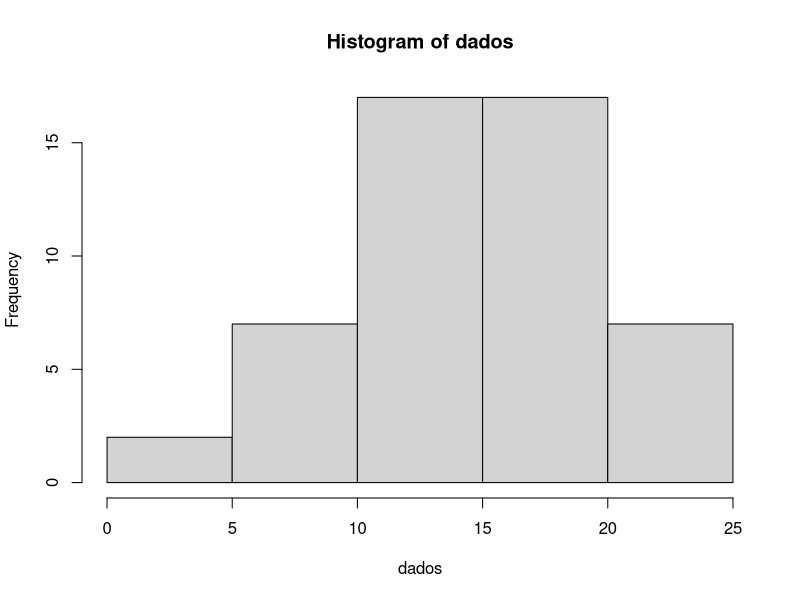
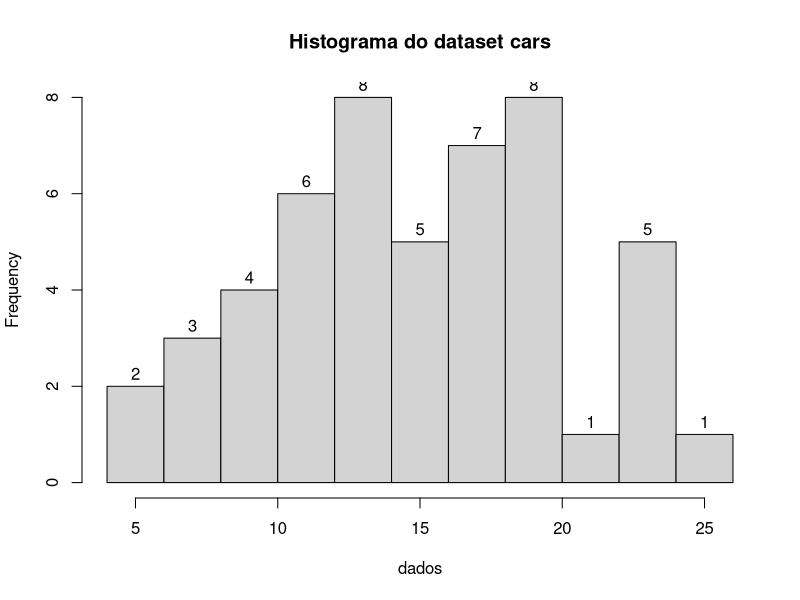
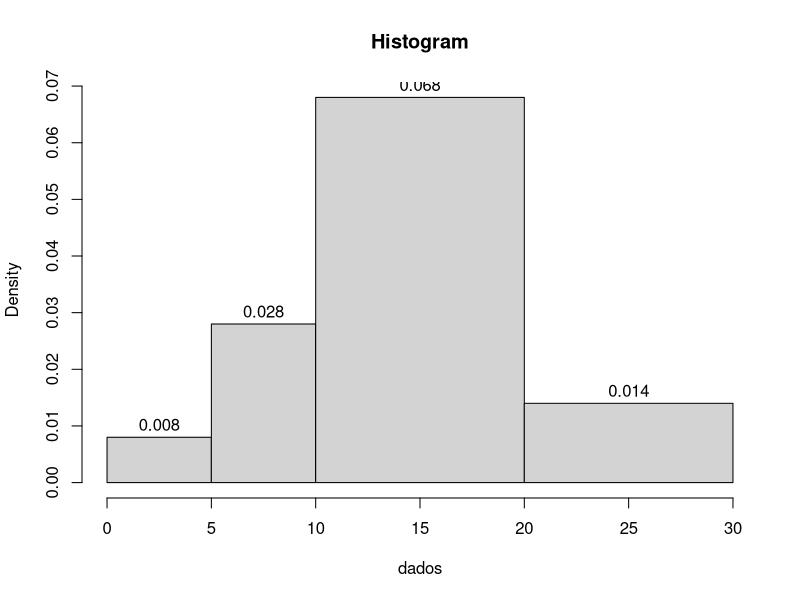
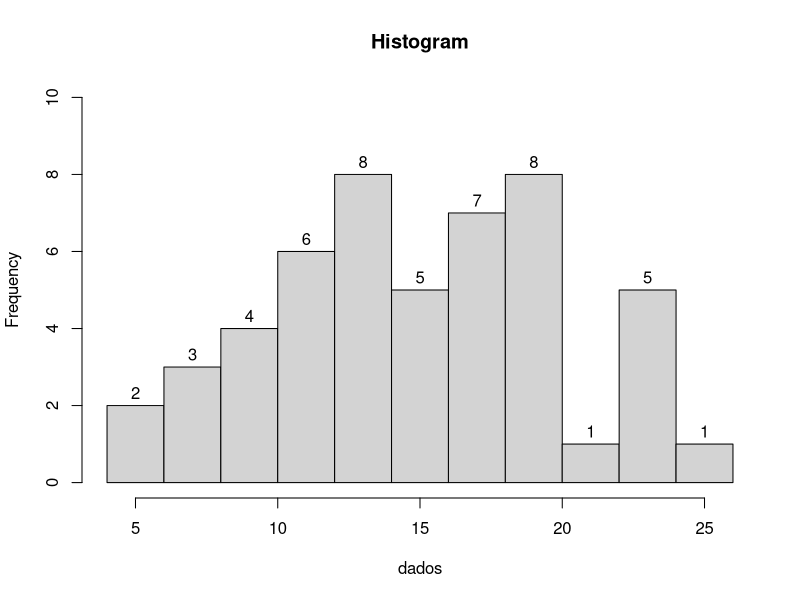
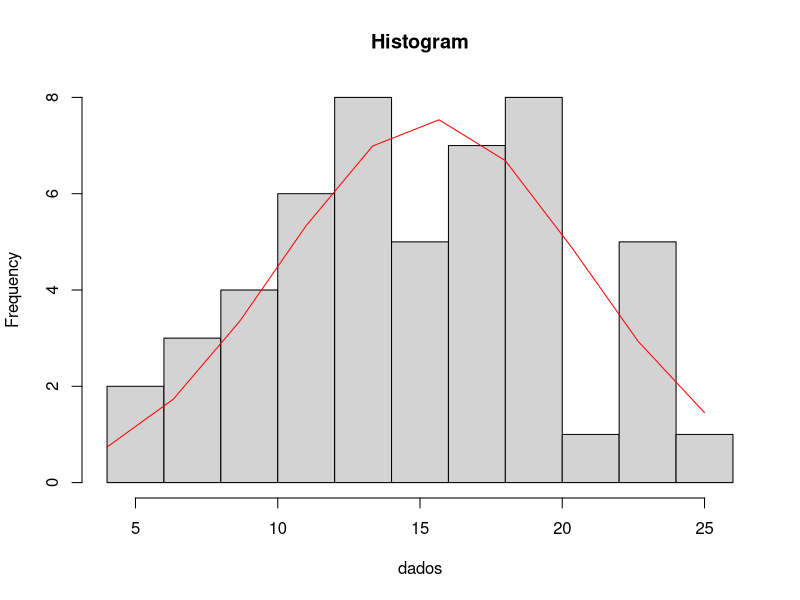

Here is the R script that generated these plots, in order:
# HIstograma - grafico de contagem e de distribuićão de frequencia. Confundível com o grafico de barras

setwd("/media/paulo/DISC2/PUC/5 INTRODUCAO LINGUAGEM R/SCRIPTS/")
getwd()

#caregando dados
?cars
class(cars)
attach(cars)
View(cars)

dados = cars$speed
dados

#Construindo o histograma
hist(dados)
#Os blocos do histograma são chamado de BINS
# Os BINS são diferentes do grafico de colunas
# Podemos alterar o tamanho dessas caixinhas com o parametro breaks

hist(dados, breaks=10, main = 'Histograma do dataset cars', labels=TRUE)

# temos a mesma informaćão distribuida de uma forma diferente

hist(dados, breaks = c(0,5,10,20,30), main = 'Histogram', labels = TRUE)

# Definindo o limite do eixo Y
hist (dados, breaks=10, ylim=c(0,10), main='Histogram', labels=TRUE)

#adicionando uma linha no histograma
grafico = hist(dados, breaks=10, main='Histogram')
xaxis = seq(min(dados), max(dados), length=10)
yaxis = dnorm(xaxis, mean=mean(dados), sd=sd(dados))
yaxis = yaxis*diff(grafico$mids)*length(dados)
lines(xaxis, yaxis, col='red')
